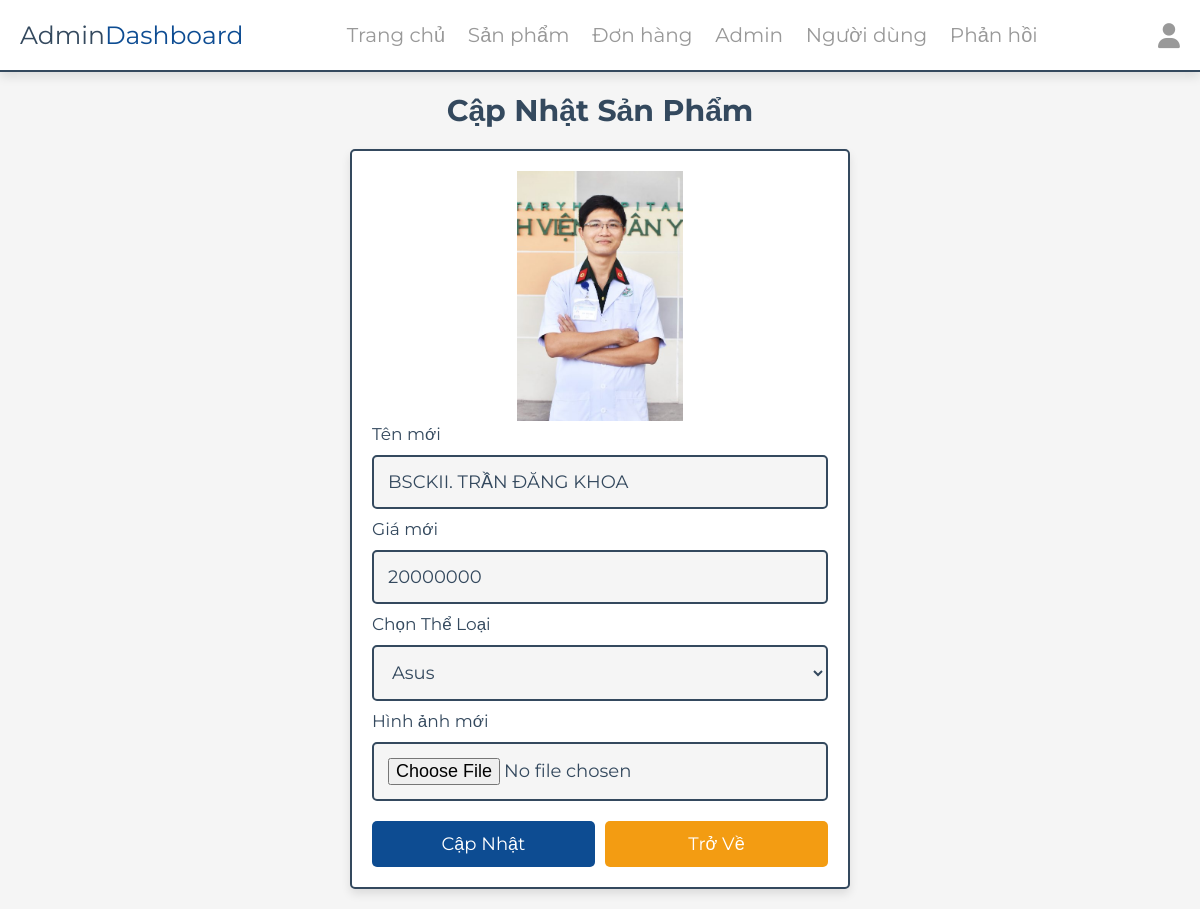
Page /admin/update_product.php?update=1 (signed in) on the committed database.
### tables this page shows
CREATE TABLE `products` (
  `id` int(100) NOT NULL,
  `name` varchar(100) NOT NULL,
  `category` varchar(100) NOT NULL,
  `price` int(10) NOT NULL,
  `image` varchar(100) NOT NULL,
  `description` text DEFAULT NULL,
  `warranty` int(11) DEFAULT NULL,
  `manufacturer` varchar(255) DEFAULT NULL
);

### admin/update_product.php (the view, shortened to what this page needs)
<?php
include '../components/connect.php';
?>
<!DOCTYPE html>
<html lang="en">
<head>
   <link rel="stylesheet" href="https://cdnjs.cloudflare.com/ajax/libs/font-awesome/6.1.1/css/all.min.css">
   <link rel="stylesheet" href="../css/admin_style.css">
</head>
<body>
   <?php include '../components/admin_header.php' ?>
   <section class="update-product">
      <h1 class="heading">Cập nhật sản phẩm</h1>
      <?php
      $update_id = $_GET['update'];
      $show_products = $conn->prepare("SELECT * FROM `products` WHERE id = ?");
      $show_products->execute([$update_id]);
      if ($show_products->rowCount() > 0) {
         while ($fetch_products = $show_products->fetch(PDO::FETCH_ASSOC)) {
      ?>
            <form action="" method="POST" enctype="multipart/form-data">
               <img src="../uploaded_img/<?= $fetch_products['image']; ?>" alt="">
               <span>Tên mới</span>
               <input type="text" required placeholder="enter product name" name="name" maxlength="100" class="box" value="<?= $fetch_products['name']; ?>">
               <span>Giá mới</span>
               <input type="number" min="0" max="9999999999" required placeholder="enter product price" name="price" onkeypress="if(this.value.length == 10) return false;" class="box" value="<?= $fetch_products['price']; ?>">
               <span>Chọn Thể Loại</span>
               <select name="category" class="box" required>
                  <option selected value="<?= $fetch_products['category']; ?>"><?= $fetch_products['category']; ?></option>
               </select>
               <span>Hình ảnh mới</span>
               <input type="file" name="image" class="box" accept="image/jpg, image/jpeg, image/png, image/webp">
               <div class="flex-btn">
                  <input type="submit" value="Cập nhật" class="btn" name="update">
                  <a href="products.php" class="option-btn">Trở về</a>
               </div>
            </form>
      <?php
         }
      } else {
         echo '<p class="empty">Chưa có sản phẩm được thêm!</p>';
      }
      ?>
   </section>
</body>
</html>

### css/admin_style.css (style rules this page uses)
:root { --main-color: #0D4C92; --red: #e74c3c; --orange: #f39c12; --black: #34495e; --white: #fff; --light-bg: #f5f5f5; --light-orange:#e1af25; --light-color: #999; --border: .2rem solid var(--black); --box-shadow: 0 .5rem 1rem rgba(0, 0, 0, .1); }
* { font-family: 'Montserrat', sans-serif; margin: 0; padding: 0; box-sizing: border-box; text-decoration: none; outline: none; border: none; }
html { font-size: 62.5%; overflow-x: hidden; }
body { background-color: var(--light-bg); }
section { max-width: 1200px; margin: 0 auto; padding: 2rem; }
.btn, .delete-btn, .option-btn { display: block; margin-top: 1rem; border-radius: .5rem; cursor: pointer; width: 100%; font-size: 1.8rem; color: var(--white); padding: 1.2rem 3rem; text-transform: capitalize; text-align: center; }
.btn { background-color: var(--main-color); }
.option-btn { background-color: var(--orange); }
.flex-btn { display: flex; gap: 1rem; }
.heading { text-align: center; margin-bottom: 2rem; text-transform: capitalize; color: var(--black); font-size: 3rem; }
.update-product form { margin: 0 auto; max-width: 50rem; background-color: var(--white); border-radius: .5rem; box-shadow: var(--box-shadow); border: var(--border); padding: 2rem; }
.update-product form img { height: 25rem; width: 100%; object-fit: contain; }
.update-product form .box { background-color: var(--light-bg); border: var(--border); width: 100%; padding: 1.4rem; font-size: 1.8rem; color: var(--black); border-radius: .5rem; margin: 1rem 0; }
.update-product form span { font-size: 1.7rem; color: var(--black); }

### rows in the picture
products: image (picture), name "BSCKII. TRẦN ĐĂNG KHOA", price "20000000", category "Asus"
